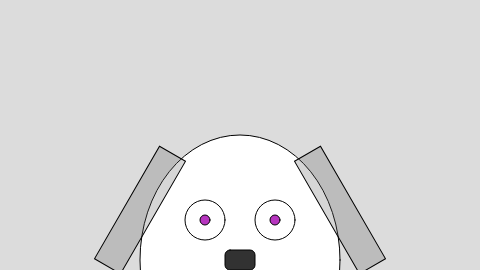
Frame 1 (no input)
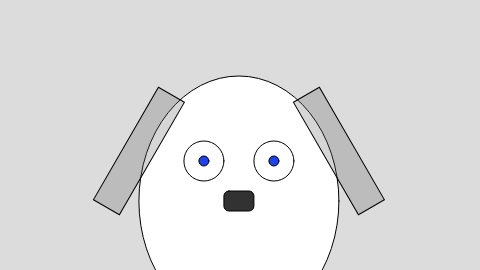
Frame 60 (no input)
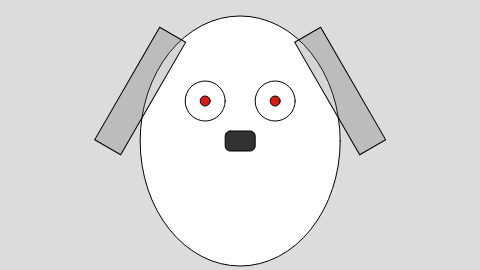
Frame 120 (the mouse pressed at the canvas centre since frame 60)

The p5.js sketch that drew these frames (run headless with seeded random() and noise() and a simulated clock; from frame 60 on, the mouse is pressed at the canvas centre):

// p5.js sketch
// ── sketch.js
var fidoX;
var fidoY;

var eyeR;
var eyeG;
var eyeB;

	// NEW FEATURE #1: Fido will rise from below the screen and fly off into space (above the screen.)
	// NEW FEATURE #2: Fido's eyes will be colored randomly as Fido moves.

function setup() { 
	createCanvas(480, 270);

	fidoX = width/2;      // Fido always starts in the middle
	fidoY = height - 10; // Fido starts below the screen

} 

function draw() { 
	background(220)
	ellipseMode(CENTER);
	rectMode(CENTER);

	// Feature #1.  fidoX and fidoY are used for the shape locations.		
	translate(fidoX, fidoY);

	//head
	fill(255); 
	ellipse(0, 0, 200, 250);

	//eyes
	ellipse(-35, -40, 
		40, 40);
	ellipse(35, -40, 
		40, 40);

	// Feature #2.  eyeR, eyeG, and eyeB are given random values and used in the fill() function.
	eyeR = random(255);
	eyeG = random(255);
	eyeB = random(255);
	fill(eyeR, eyeG, eyeB);
	ellipse(-35, -40, 
		10, 10);
	ellipse(35, -40, 
		10, 10);

	//nose
	fill(50);
	rect(0, 0, 30, 20, 5);

	fill(100, 100, 100, 67);

	//ears
	push();
	translate(-100, -50);
	rotate(PI / 6.0);
	rect(0, 0, 30, 130);
	pop();


	push();
	translate(100, -50);
	rotate(PI / -6.0);
	rect(0, 0, 30, 130);
	pop();

	// Fido moves up
	fidoY = fidoY - 1;

	// Exercise 4.6 - Fido shakes as he moves up the screen
	fidoX = fidoX + random(-1, 1);

}
